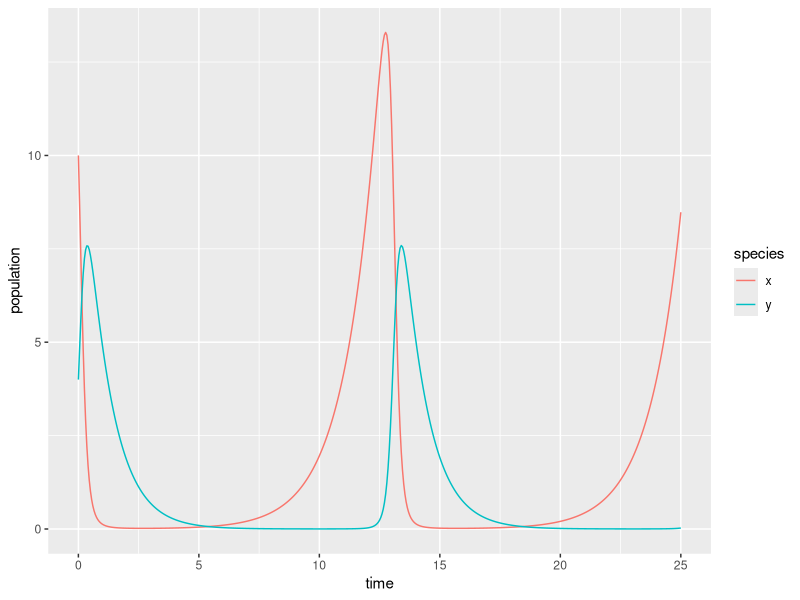

R code for this plot:
## ---- chunk 1
knitr::opts_chunk$set(echo = TRUE)
library(tidyverse)
library(deSolve)
library(kableExtra)
## ---- chunk 2
# Create a sequence of times (days): 
time <- seq(0, 25, by = 0.05)

# Set some parameter values (these can change - keep it in mind):
parameters <- c(alpha = .75, beta = 0.8, delta = 0.5, gamma = 1)

# Set the initial condition (prey and predator populations at t = 0).
# Recall: x = prey, y = predator
init_cond <- c(x = 10, y = 4)

# Prepare the series of differential equations as a function: 
lk_equations <- function(time, init_cond, parameters) {
  with(as.list(c(init_cond, parameters)), {
    dxdt = alpha * x - beta * x * y
    dydt = delta * x * y - gamma * y
    return(list(c(dxdt, dydt)))
  })
}

# Find the approximate the solution using `deSolve::ode()`:
approx_lk <- ode(y = init_cond, times = time, func = lk_equations, parms = parameters)

# Check the class: 
class(approx_lk)

# We really want this to be a data frame, and we want both prey (x) and predator (y) to be in the same column -- we'll learn why in EDS 221 (tidy data)
approx_lk_df <- data.frame(approx_lk) %>% 
  pivot_longer(cols = c(x,y), names_to = "species", values_to = "population")

# Plot it! 
ggplot(data = approx_lk_df, aes(x = time, y = population)) +
  geom_line(aes(color = species))
